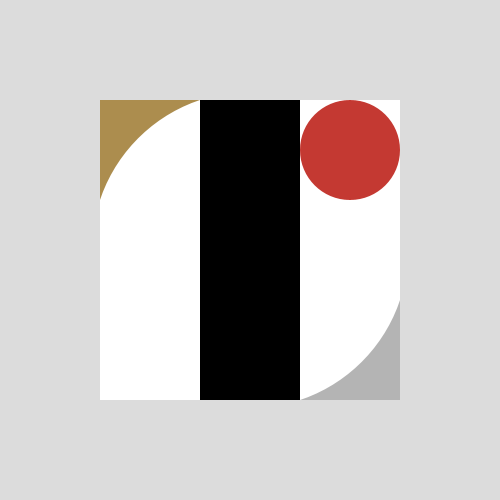
Frame 1 (no input)
Frame 60 (the mouse pressed at the canvas centre just before this capture): identical to frame 1, image omitted
Frame 120 (the mouse held since frame 60 and released just before this capture): identical to frame 1, image omitted

The Processing sketch that drew this single still picture (run headless with seeded random() and noise(); from frame 60 on, the mouse is pressed at the canvas centre):

// Processing sketch: p01Logo
// ── p01Logo.pde
/*
 * Tokyo 2020 Emblem
 * modified by Tatsuo Sugimoto
 * based on by Akihiro Kubota
 */

// 最初に1回実行される関数
void setup() {
  // サイズ
  size(500, 500);
  // 背景色
  background(220);
  // ロゴを描く
  logo(100, 100, 300, 300);
}

// 実行中繰り返し実行される関数
void draw() {
}

// ロゴを描く関数（自作）
void logo(float x, float y, float w, float h) {
  clip(x, y, w, h);
  noStroke();
  
  fill(255); // White
  rect(x, y, w, h);
  
  float uw = w / 3.0;
  float uh = h / 3.0;
  
  fill(172, 141, 78); // Gold
  rect(x, y, uw, uh);
  
  fill(180); // Silver
  rect(x + uw * 2, y + uh * 2, uw, uh);

  float r = dist(uw, 0, w / 2.0, h / 2.0);
  println(r);
  
  fill(255); // White
  arc(x + w / 2.0, y + h / 2.0, r * 2, r * 2, 0, TWO_PI);
  //arc(x + w / 2.0, y + h / 2.0, r * 2, r * 2, atan2(-uh / 2.0, - w / 2.0), atan2(- h / 2.0, - uw / 2.0));
  //arc(x + w / 2.0, y + h / 2.0, r * 2, r * 2, atan2(uh /2.0, w / 2.0), atan2(h / 2.0, uw / 2.0));
  
  fill(0); // Black
  rect(x + uw, y, uw, h);
  
  fill(196, 57, 50); // Red
  ellipse(x + uw * 2.5, y + uh / 2.0, uw, uh);
  
  clip(0, 0, width, height);
}
